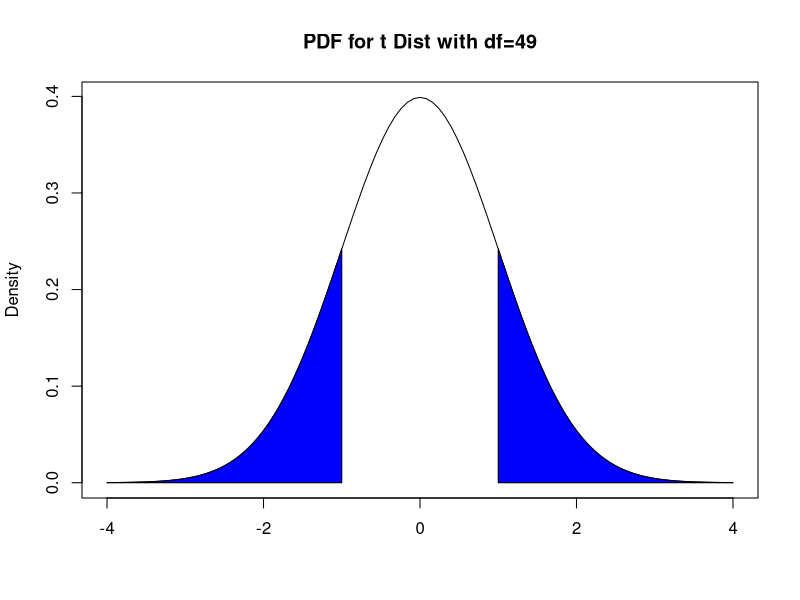
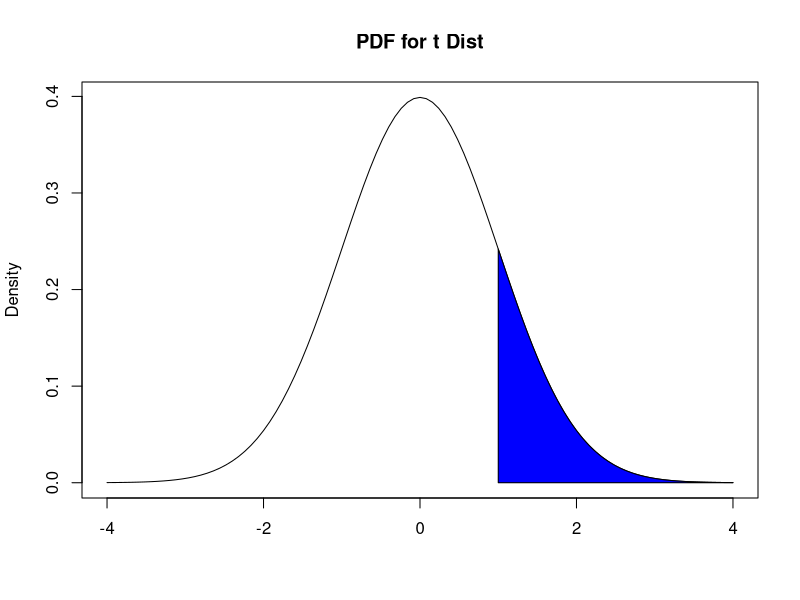
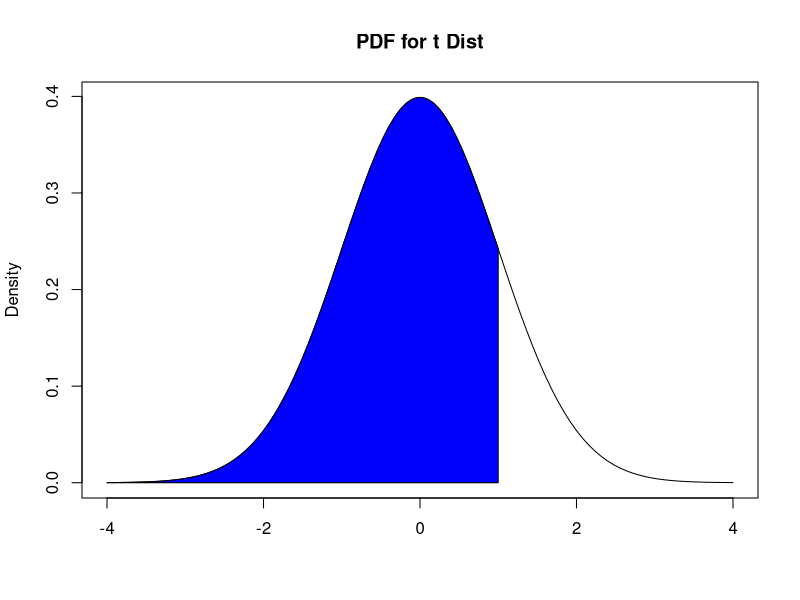
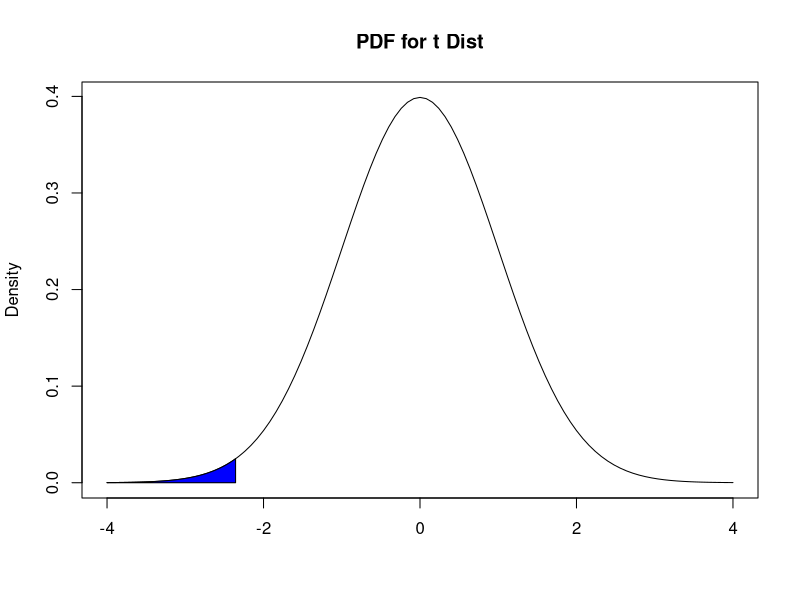

These figures' R source, in order:
## ---- chunk 1
rm(list = ls())
## ---- chunk 2
curve(dnorm, from = -4, to = 4, main = "PDF for t Dist with df=49", ylab="Density", xlab="")

colorArea <- function(from, to, density, ..., col="blue", dens=NULL){
    y_seq <- seq(from, to, length.out=500)
    d <- c(0, density(y_seq, ...), 0)
    polygon(c(from, y_seq, to), d, col=col, density=dens)
}

colorArea(from=-4, to=-1, dnorm)
colorArea(from=1, to=4, dnorm)
## ---- chunk 3
curve(dnorm, from = -4, to = 4, main = "PDF for t Dist", ylab="Density", xlab="")

colorArea <- function(from, to, density, ..., col="blue", dens=NULL){
    y_seq <- seq(from, to, length.out=500)
    d <- c(0, density(y_seq, ...), 0)
    polygon(c(from, y_seq, to), d, col=col, density=dens)
}

colorArea(from=1, to=4, dnorm)
## ---- chunk 4
curve(dnorm, from = -4, to = 4, main = "PDF for t Dist", ylab="Density", xlab="")

colorArea <- function(from, to, density, ..., col="blue", dens=NULL){
    y_seq <- seq(from, to, length.out=500)
    d <- c(0, density(y_seq, ...), 0)
    polygon(c(from, y_seq, to), d, col=col, density=dens)
}

colorArea(from=-4, to=1, dnorm)
## ---- chunk 5
curve(dnorm, from = -4, to = 4, main = "PDF for t Dist", ylab="Density", xlab="")

colorArea <- function(from, to, density, ..., col="blue", dens=NULL){
    y_seq <- seq(from, to, length.out=500)
    d <- c(0, density(y_seq, ...), 0)
    polygon(c(from, y_seq, to), d, col=col, density=dens)
}

colorArea(from=-4, to= -2.357023, dnorm)
## ---- chunk 6
pt(-2.357023, 49) ##enter t stat, then df
